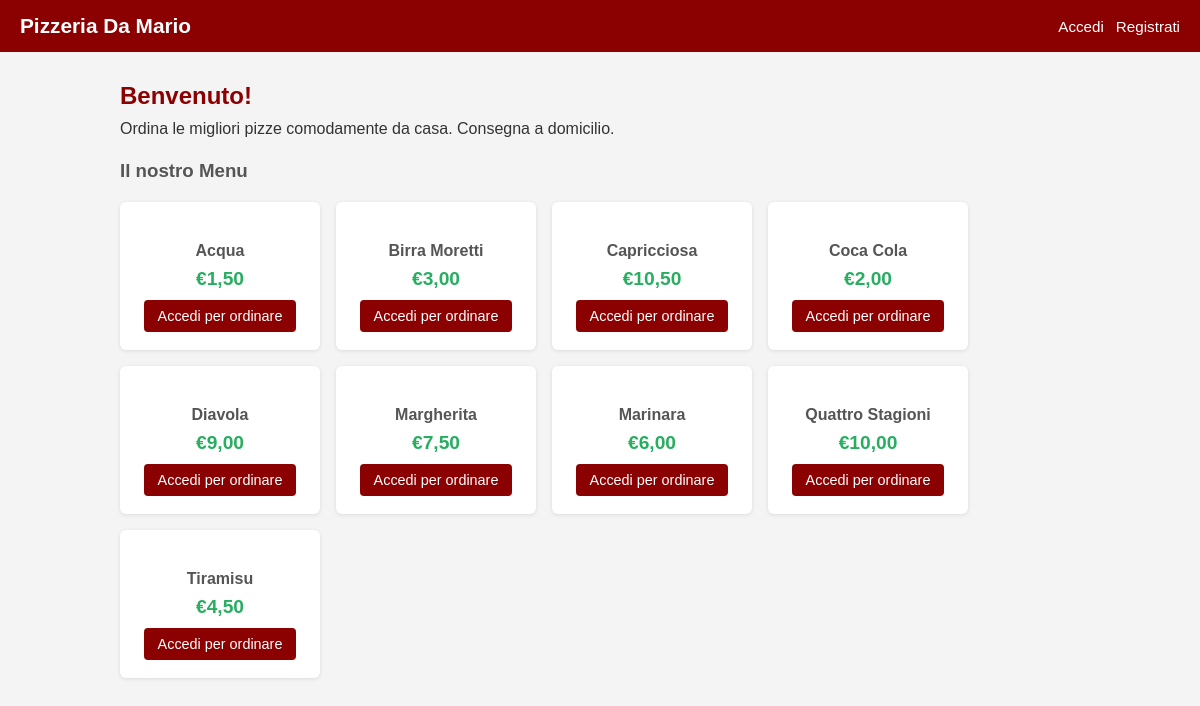
The page / on the database its author committed.
### tables this page shows
CREATE TABLE products (
    id INT AUTO_INCREMENT PRIMARY KEY,
    nome VARCHAR(100) NOT NULL,
    prezzo DECIMAL(6,2) NOT NULL,
    disponibile TINYINT DEFAULT 1
);

### index.php (the view, shortened to what this page needs)
<?php require_once 'config.php'; ?>
<!DOCTYPE html>
<html lang="it">
<head>
    <link rel="stylesheet" href="style.css">
</head>
<body>
<div class="header">
    <h1>Pizzeria Da Mario</h1>
    <nav>
        <?php if (isset($_SESSION['user_id'])): ?>
            <span>Ciao, <?= htmlspecialchars($_SESSION['nome']) ?></span>
            <?php if ($_SESSION['ruolo'] == 'staff' || $_SESSION['ruolo'] == 'admin'): ?>
                <a href="staff.php">Pannello Staff</a>
            <?php endif; ?>
            <?php if ($_SESSION['ruolo'] == 'admin'): ?>
                <a href="admin.php">Admin</a>
            <?php endif; ?>
            <a href="order.php">Ordina</a>
            <a href="logout.php">Esci</a>
        <?php else: ?>
            <a href="login.php">Accedi</a>
            <a href="register.php">Registrati</a>
        <?php endif; ?>
    </nav>
</div>
<div class="container">
    <h2>Benvenuto!</h2>
    <p>Ordina le migliori pizze comodamente da casa. Consegna a domicilio.</p>
    <h3>Il nostro Menu</h3>
    <div class="products-grid">
    <?php
    $stmt = $db->query("SELECT * FROM products WHERE disponibile = 1 ORDER BY nome");
    while ($row = $stmt->fetch()):
    ?>
        <div class="product">
            <h3><?= htmlspecialchars($row['nome']) ?></h3>
            <div class="price">€<?= number_format($row['prezzo'], 2, ',', '.') ?></div>
            <?php if (isset($_SESSION['user_id']) && $_SESSION['ruolo'] == 'cliente'): ?>
                <a href="order.php?prod=<?= urlencode($row['nome']) ?>&prezzo=<?= $row['prezzo'] ?>" class="btn">Ordina</a>
            <?php elseif (!isset($_SESSION['user_id'])): ?>
                <a href="login.php" class="btn">Accedi per ordinare</a>
            <?php endif; ?>
        </div>
    <?php endwhile; ?>
    </div>
</div>
</body>
</html>

### style.css (style rules this page uses)
* { margin: 0; padding: 0; box-sizing: border-box; }
body { font-family: Arial, sans-serif; background: #f4f4f4; color: #333; }
.header { background: #8B0000; color: white; padding: 14px 20px; display: flex; align-items: center; justify-content: space-between; flex-wrap: wrap; gap: 10px; }
.header h1 { font-size: 1.3rem; }
.header nav { display: flex; gap: 12px; flex-wrap: wrap; align-items: center; }
.header nav a { color: white; text-decoration: none; font-size: 0.95rem; }
.container { max-width: 1000px; margin: 30px auto; padding: 0 20px; }
.products-grid { display: flex; flex-wrap: wrap; gap: 16px; margin-top: 20px; }
.product { background: white; border-radius: 6px; padding: 18px; width: 200px; text-align: center; box-shadow: 0 1px 4px rgba(0,0,0,.1); }
.product h3 { margin-bottom: 8px; font-size: 1rem; }
.price { color: #27ae60; font-size: 1.2rem; font-weight: bold; margin-bottom: 10px; }
.btn { background: #8B0000; color: white; padding: 8px 14px; border: none; border-radius: 4px; cursor: pointer; text-decoration: none; display: inline-block; font-size: 0.9rem; }
h2 { color: #8B0000; margin-bottom: 10px; }
h3 { margin: 22px 0 10px; color: #555; }
p { margin-bottom: 10px; }

### rows shown on the page
products: nome "Acqua", prezzo "1,50"
products: nome "Birra Moretti", prezzo "3,00"
products: nome "Capricciosa", prezzo "10,50"
products: nome "Coca Cola", prezzo "2,00"
products: nome "Diavola", prezzo "9,00"
products: nome "Margherita", prezzo "7,50"
products: nome "Marinara", prezzo "6,00"
products: nome "Quattro Stagioni", prezzo "10,00"
products: nome "Tiramisu", prezzo "4,50"
